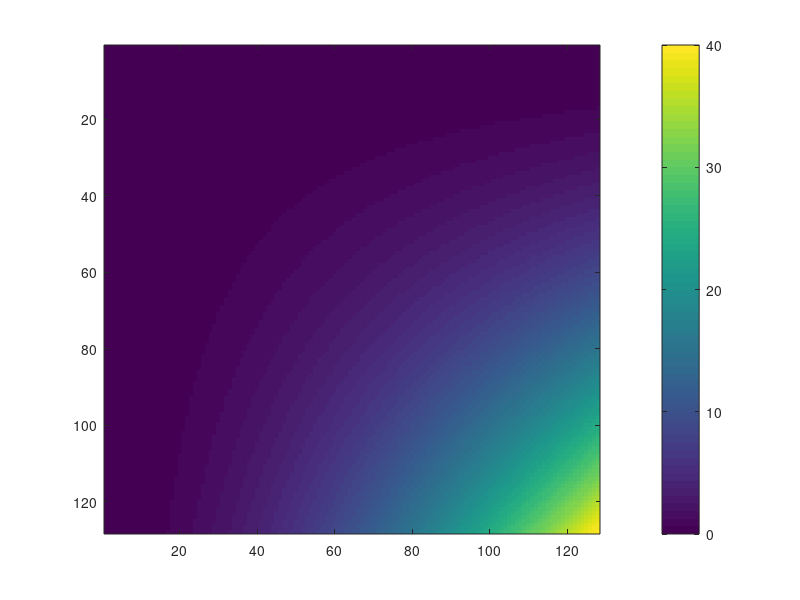
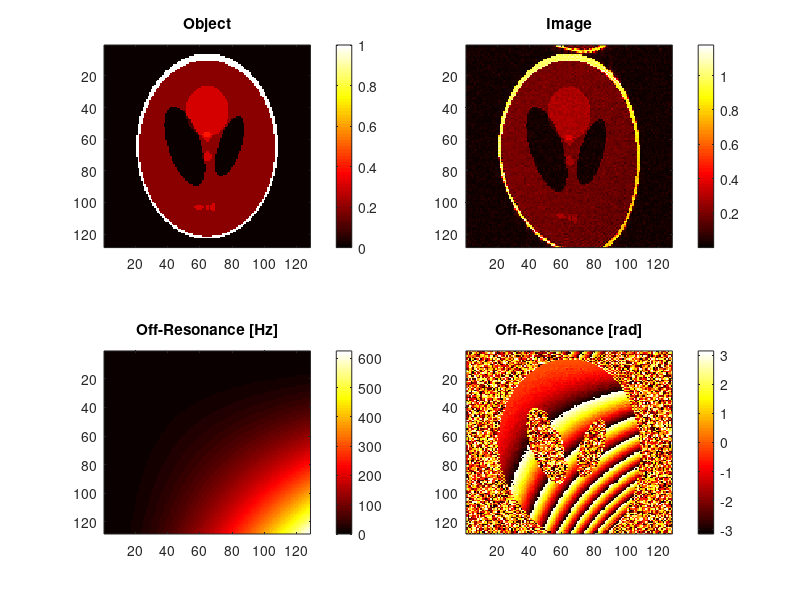
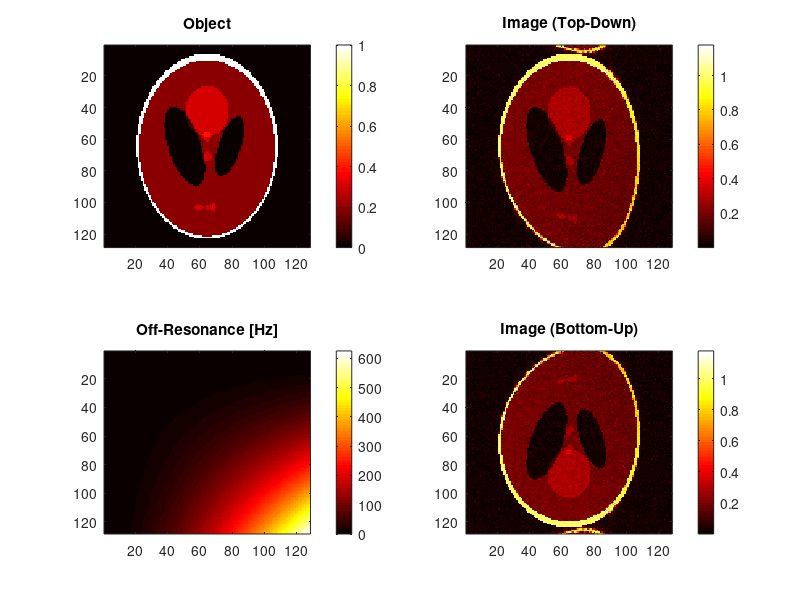

Reproduce these figures in MATLAB, in order.
%% This script demonstrates off-resonance distortion in EPI.
%
% DBE@STANFORD.EDU (May 2020) for Rad229
% close all; clear all;
%% Default parameters
N=128;                    % Matrix is NxM (then padded later to accomodate motion)
gamma_bar=42.57e6;        % 1H gyromagnetic ratio [Hz/T]
ESP = 500e-6;                 % Echo spacing [s]

%% Create a noisy object and k-space
Obj0 = phantom('Modified Shepp-Logan',N);

%% Create a time series of phantoms with off-resonance phase accumulation and noise
Obj0_dist = repmat(Obj0,[1 1 N]);
freq=linspace(0,5,N).^2;  % Arbitrary off-resonance frequency [Hz]
freq_scl = freq'*freq;    % Define an off-resonance frequency across the FOV

for n=1:N
  phs_off = exp(-1i*2*pi*freq_scl*ESP*n);     % Phase from off-resonance per echo
  Obj0_dist(:,:,n)=Obj0_dist(:,:,n).*phs_off; % Object accumulates phase during EPI duration
end

%%
% disp=2*pi*freq_scl*ESP;
disp=freq_scl*ESP*N;
figure; imagesc(disp); colorbar;

%% Create a noisy object and k-space
Obj0_dist = Obj0_dist + (randn(size(Obj0_dist))+1i*randn(size(Obj0_dist)))/50; % Add some complex noise
kspc_dist = zeros(size(Obj0_dist));
for n=1:N
  kspc_dist(:,:,n)=fftshift(fft2(Obj0_dist(:,:,n))); % Define the k-space for each time
end

%% Simulate the TOP-DOWN EPI trajectory...grab one k-line from each time
k_epi_f = zeros(N);
for n=1:N
  kspc_epi_dist(n,:) = kspc_dist(n,:,n); % Grab one echo per ky-line during phase accumulation
end
IM_epi_dist = ifft2(fftshift(kspc_epi_dist)); % Image of distorted object

%% Create a figure...
figure; hold on; colormap(hot);
subplot(2,2,1); imagesc(abs(Obj0)); title('Object'); colorbar;
subplot(2,2,2); imagesc(abs(IM_epi_dist)); title('Image'); colorbar;
subplot(2,2,3); imagesc(freq_scl); title('Off-Resonance [Hz]'); colorbar;
subplot(2,2,4); imagesc(angle(IM_epi_dist)); title('Off-Resonance [rad]'); colorbar;

%% Simulate the BOTTOM-UP EPI trajectory...grab one k-line from each time
k_epi_f = zeros(N);
for n=1:N
  kspc_epi_dist(N-(n-1),:) = kspc_dist(n,:,n); % Grab one echo per ky-line during phase accumulation
end
IM_epi_dist2 = ifft2(fftshift(kspc_epi_dist)); % Image of distorted object

figure; hold on; colormap(hot);
subplot(2,2,1); imagesc(abs(Obj0)); title('Object'); colorbar;
subplot(2,2,2); imagesc(abs(IM_epi_dist)); title('Image (Top-Down)'); colorbar;
subplot(2,2,3); imagesc(freq_scl); title('Off-Resonance [Hz]'); colorbar;
subplot(2,2,4); imagesc(abs(IM_epi_dist2)); title('Image (Bottom-Up)'); colorbar;
